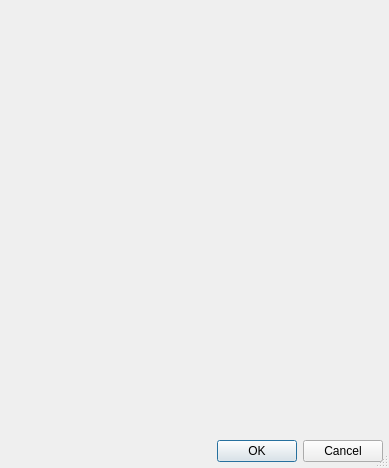
<?xml version="1.0" encoding="UTF-8"?>
<ui version="4.0">
 <class>CustomPropertyEditorDialog</class>
 <widget class="QDialog" name="CustomPropertyEditorDialog">
  <property name="geometry">
   <rect>
    <x>0</x>
    <y>0</y>
    <width>389</width>
    <height>468</height>
   </rect>
  </property>
  <property name="windowTitle">
   <string notr="true"/>
  </property>
  <property name="sizeGripEnabled">
   <bool>true</bool>
  </property>
  <property name="modal">
   <bool>true</bool>
  </property>
  <layout class="QVBoxLayout" name="verticalLayout">
   <property name="spacing">
    <number>0</number>
   </property>
   <property name="leftMargin">
    <number>6</number>
   </property>
   <property name="topMargin">
    <number>6</number>
   </property>
   <property name="rightMargin">
    <number>6</number>
   </property>
   <property name="bottomMargin">
    <number>6</number>
   </property>
   <item>
    <widget class="QtnCustomPropertyWidget" name="propertyWidget" native="true">
     <property name="focusPolicy">
      <enum>Qt::StrongFocus</enum>
     </property>
     <property name="contextMenuPolicy">
      <enum>Qt::CustomContextMenu</enum>
     </property>
     <property name="acceptDrops">
      <bool>true</bool>
     </property>
    </widget>
   </item>
   <item>
    <widget class="QDialogButtonBox" name="buttonBox">
     <property name="focusPolicy">
      <enum>Qt::StrongFocus</enum>
     </property>
     <property name="standardButtons">
      <set>QDialogButtonBox::Cancel|QDialogButtonBox::Ok</set>
     </property>
    </widget>
   </item>
  </layout>
  <action name="actionPropertyAdd">
   <property name="text">
    <string notr="true"/>
   </property>
   <property name="toolTip">
    <string notr="true"/>
   </property>
   <property name="shortcut">
    <string notr="true">Ctrl+=</string>
   </property>
   <property name="shortcutContext">
    <enum>Qt::WindowShortcut</enum>
   </property>
  </action>
  <action name="actionPropertyDelete">
   <property name="text">
    <string>Delete</string>
   </property>
   <property name="shortcut">
    <string notr="true">Del</string>
   </property>
   <property name="shortcutContext">
    <enum>Qt::WindowShortcut</enum>
   </property>
  </action>
  <action name="actionPropertyDuplicate">
   <property name="text">
    <string>Duplicate...</string>
   </property>
   <property name="toolTip">
    <string>Duplicate</string>
   </property>
  </action>
  <action name="actionPropertyOptions">
   <property name="text">
    <string>Options...</string>
   </property>
   <property name="toolTip">
    <string>Options</string>
   </property>
   <property name="statusTip">
    <string/>
   </property>
   <property name="shortcut">
    <string notr="true">F2</string>
   </property>
   <property name="shortcutContext">
    <enum>Qt::WindowShortcut</enum>
   </property>
  </action>
  <action name="actionPropertyCut">
   <property name="text">
    <string>Cut</string>
   </property>
   <property name="shortcut">
    <string notr="true">Ctrl+X</string>
   </property>
   <property name="shortcutContext">
    <enum>Qt::WindowShortcut</enum>
   </property>
  </action>
  <action name="actionPropertyCopy">
   <property name="text">
    <string>Copy</string>
   </property>
   <property name="shortcut">
    <string notr="true">Ctrl+C</string>
   </property>
   <property name="shortcutContext">
    <enum>Qt::WindowShortcut</enum>
   </property>
  </action>
  <action name="actionPropertyPaste">
   <property name="text">
    <string>Paste</string>
   </property>
   <property name="shortcut">
    <string notr="true">Ctrl+V</string>
   </property>
   <property name="shortcutContext">
    <enum>Qt::WindowShortcut</enum>
   </property>
  </action>
 </widget>
 <customwidgets>
  <customwidget>
   <class>QtnCustomPropertyWidget</class>
   <extends>QWidget</extends>
   <header>QtnProperty/CustomPropertyWidget.h</header>
   <container>1</container>
  </customwidget>
 </customwidgets>
 <resources/>
 <connections/>
</ui>
